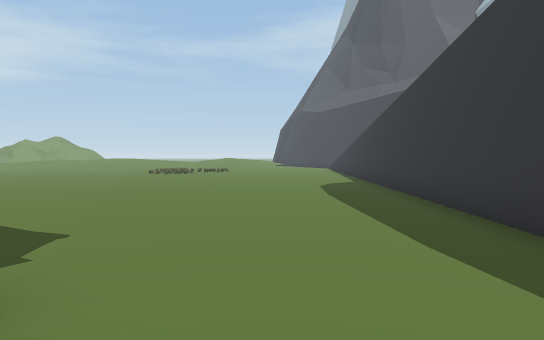
View 1 (above)

24 first-person views from a walk through a 3-D level made in the Unity game engine. The camera is 1.5 m above the floor, tilts 2° down and sees 70° across. The floor is counted in squares, 2 m on a side. Each view is taken from the middle of a square. On the plan, view 1 faces up. The plan holds only what a view shows up to about 12 squares ahead; the rest is blank. The place goes on beyond the plan.

View 2
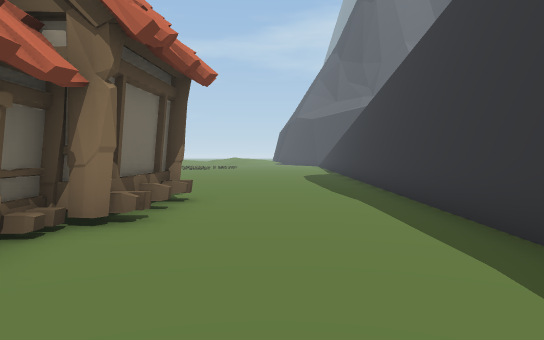

View 3
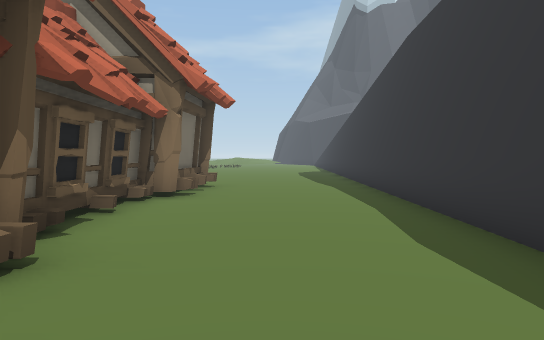

View 4
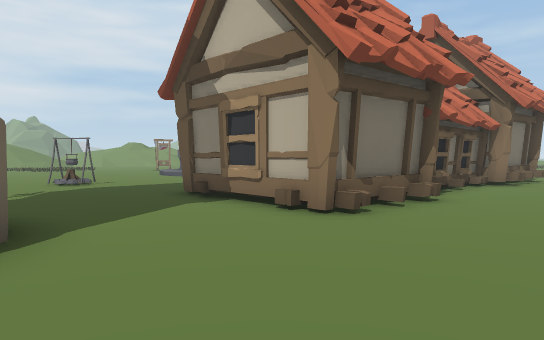

View 5
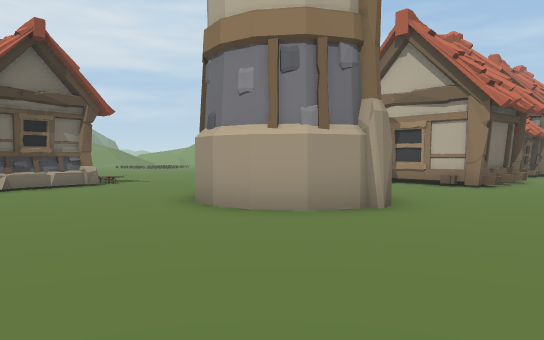

View 6
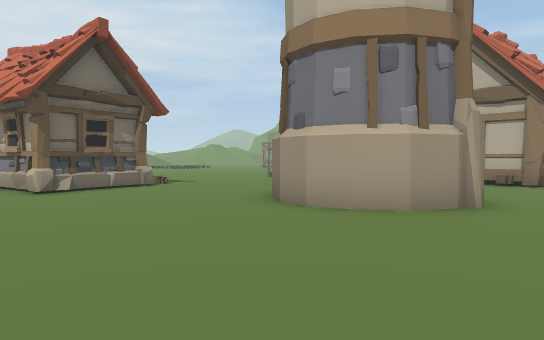

View 7
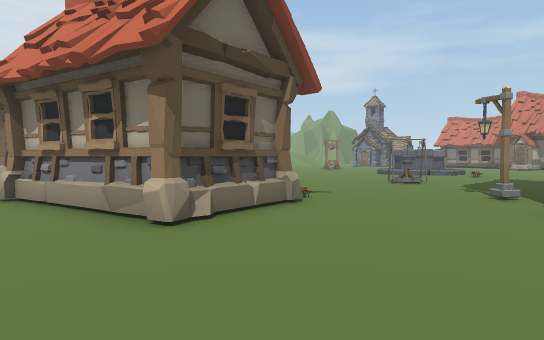

View 8
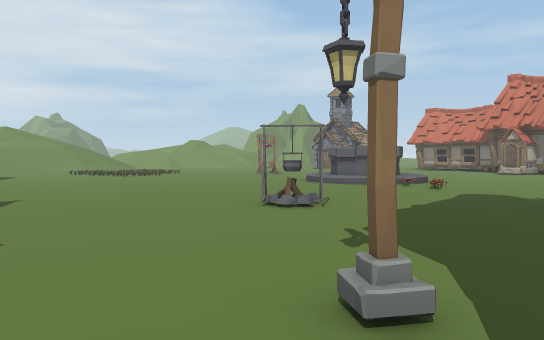

View 9
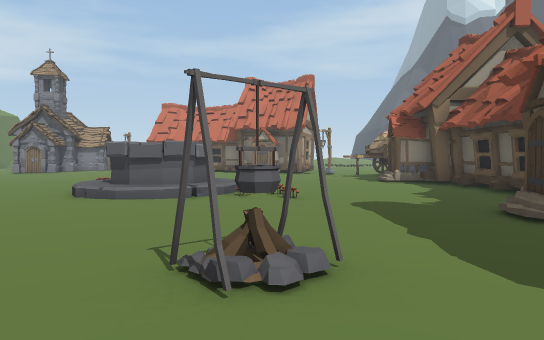

View 10
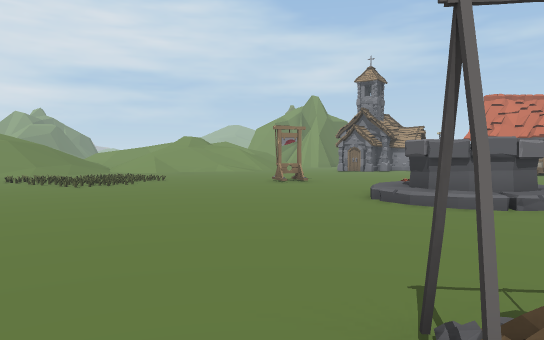

View 11
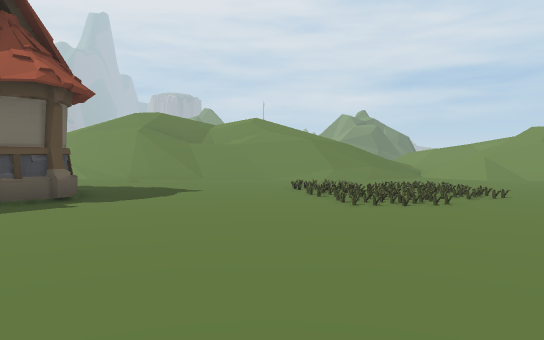

View 12
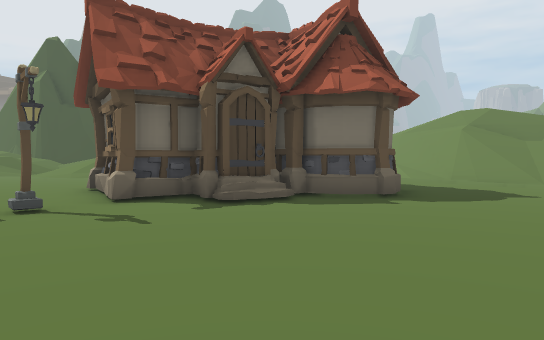

View 13
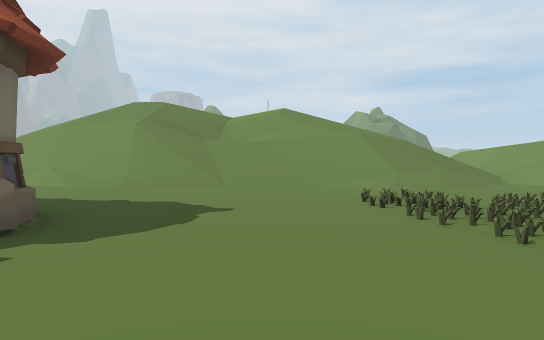

View 14
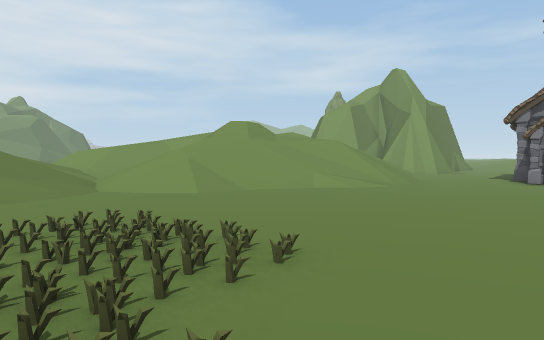

View 15
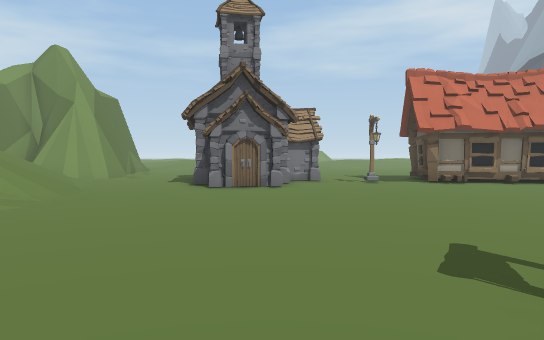

View 16
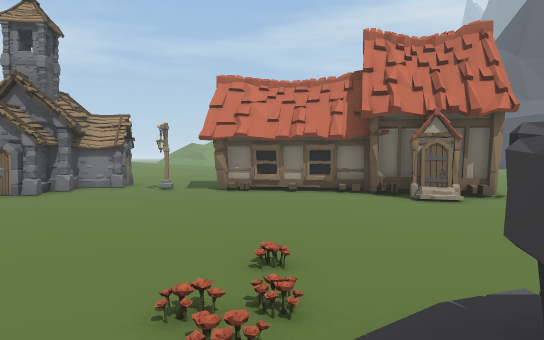

View 17
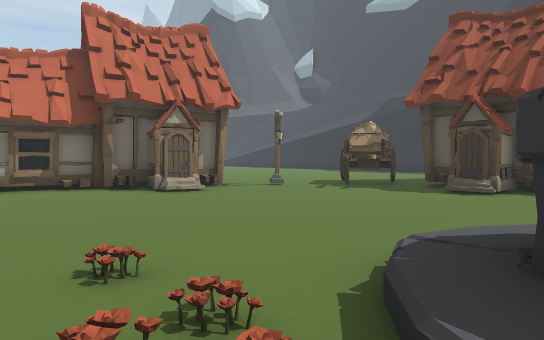

View 18
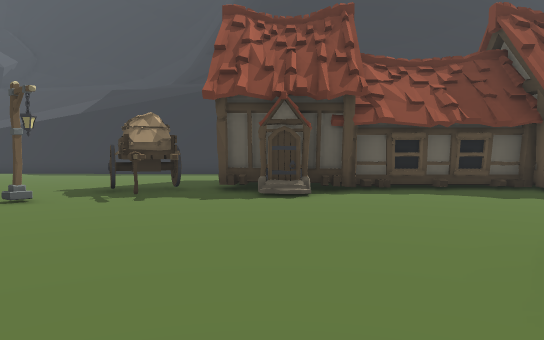

View 19
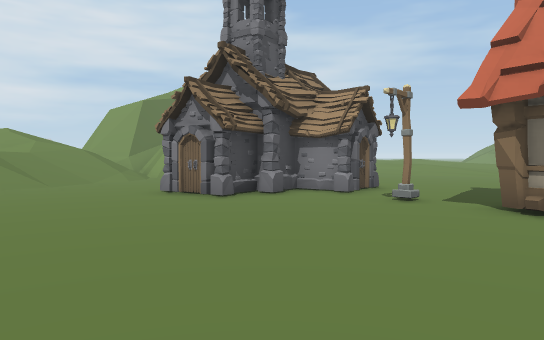

View 20
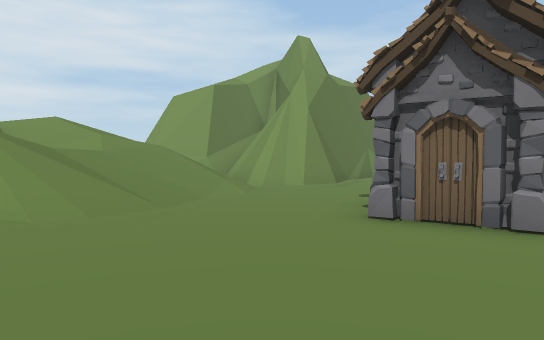

View 21
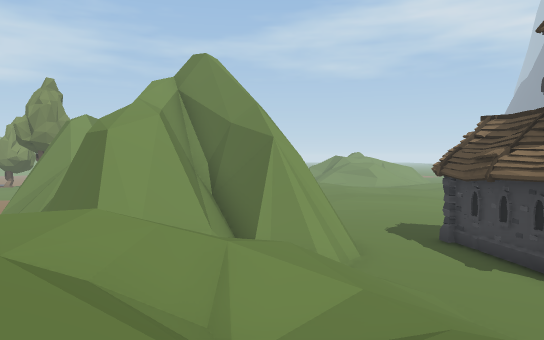

View 22
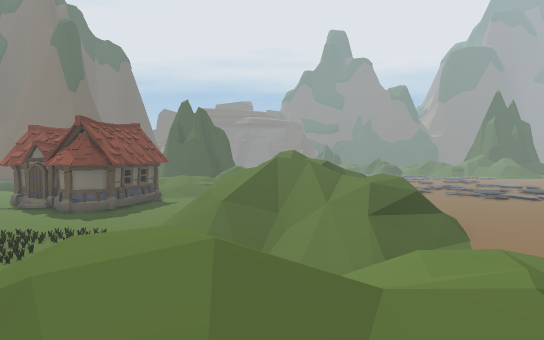

View 23
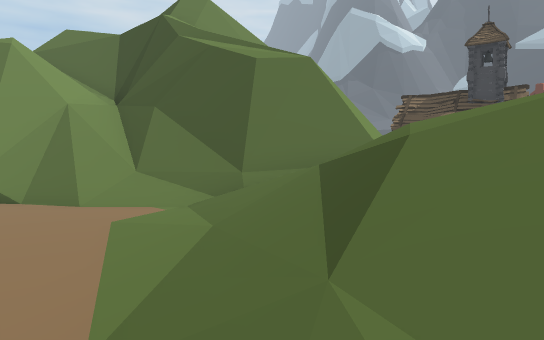

View 24
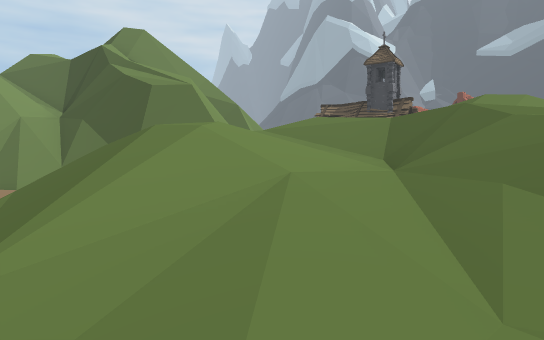

### Floor plan
Key: @ floor where view 1 was taken; # wall or solid block; . main floor; : floor 0.25 m higher than the main floor; / step, stairs or slope; = window, fence, low wall or low ledge; v drop or lower ground; H house; C campfire; F flower; O other object.
Columns run from 36 left of view 1 to 3 right of it. Each row starts with its distance up from view 1.
 12  #=/#     #....  ...        ...........#
 11  .=/#    ##/..#  ....       ...........#
 10  ../#  ####/..# ##...        ..........#
  9  ../## #/##/..###O...#        .........#
  8  .///###///...###..O.#HH##  ...........#
  7 ..///   ////..##O........HH ...........#
  6 .////   ////.............HHH...........#
  5  ////////////...............O..........#
  4 /////////////.................OO.......#
  3 ////////////=................OOO.......#
  2 /////////////..................#  #....#
  1  //////=/////.................HH  H....#
  0 :////// ////..........F........#  H.@..#
 -1     ///  ///......O..FF//......H  H....#
 -2     ///////........... OOO.....H  .....#
 -3     //////............/OO/O....H  .....
 -4    ////////...O........//OO....H #.....
 -5  :.////////..O................HH HH....
 -6 :://///////...OO..............H   H....
 -7 :://///////..O................H   H..
 -8 :/ ////////...............C......HH..
 -9        ////...............C...........
-10        =///...........................
-11        v /=..................O.......
-12        =//#...HHH.............. ##....
-13        //#/...H HHH...   ...... ###..
-14        /=//.   HHHH..O     ....###...
-15        ///.     H  #..    #...........
-16        ///         H..     H..........
-17                   H..  H#HHH.........
-18                    ..  ............. .
-19                    ..       .. . .. .

Positions as (right, up) in squares from view 1, and headings:
1: (0, 0), facing up
2: (0, -5), facing up
3: (0, -8), facing up
4: (1, -12), facing up-left
5: (1, -18), facing up-left
6: (0, -19), facing up-left
7: (-5, -19), facing up-left
8: (-6, -13), facing up-left
9: (-10, -11), facing up
10: (-10, -10), facing up-left
11: (-14, -8), facing left
12: (-14, -8), facing down-left
13: (-17, -9), facing left
14: (-19, -6), facing up-left
15: (-20, -3), facing up
16: (-14, -3), facing up
17: (-15, -2), facing up-right
18: (-14, 1), facing right
19: (-14, 2), facing up-left
20: (-19, 2), facing up-left
21: (-27, 1), facing up
22: (-29, 4), facing down
23: (-36, 4), facing up-right
24: (-36, 0), facing up-right
